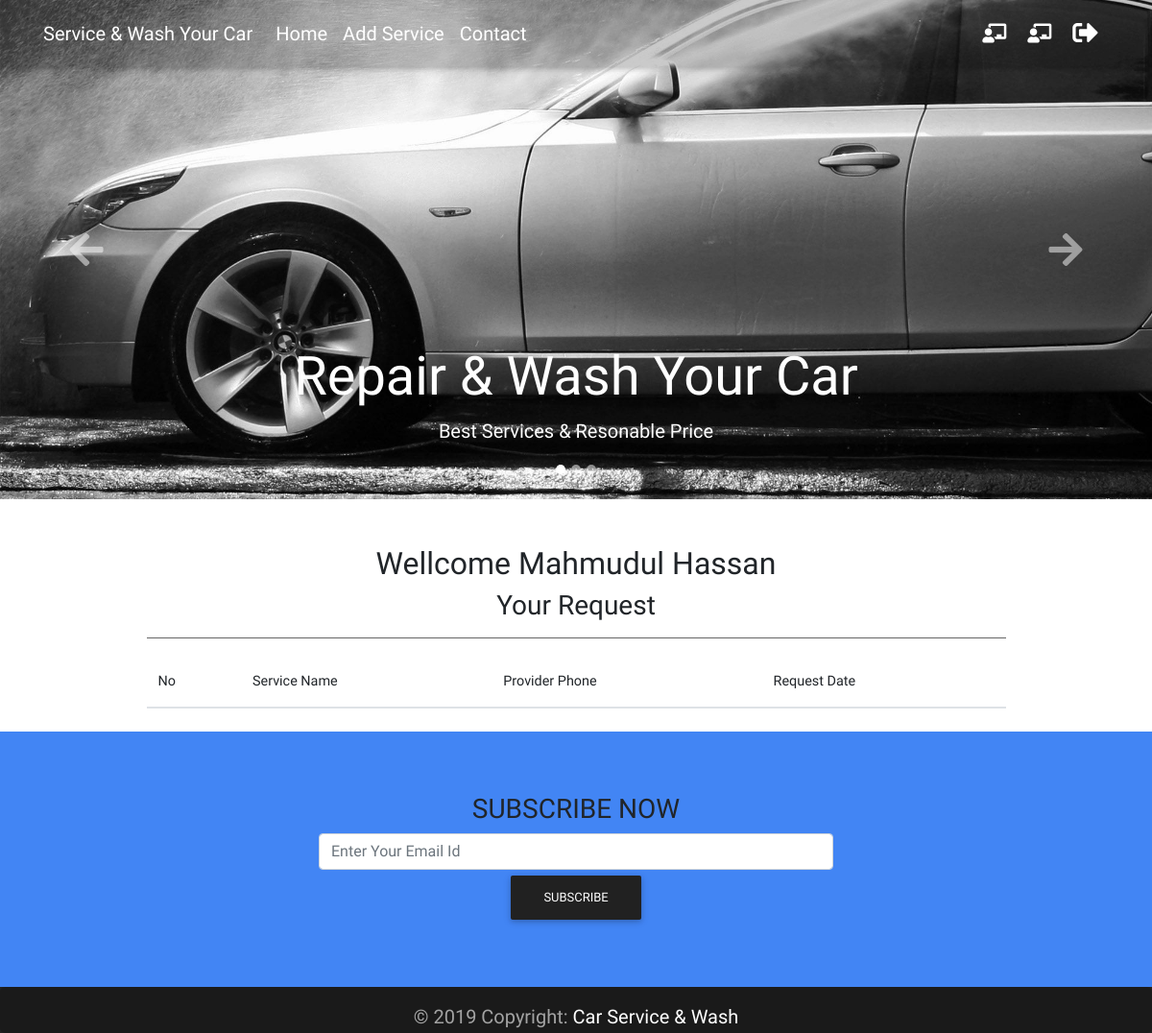
Before: /user_dashboard.php (signed in) with the older database file.
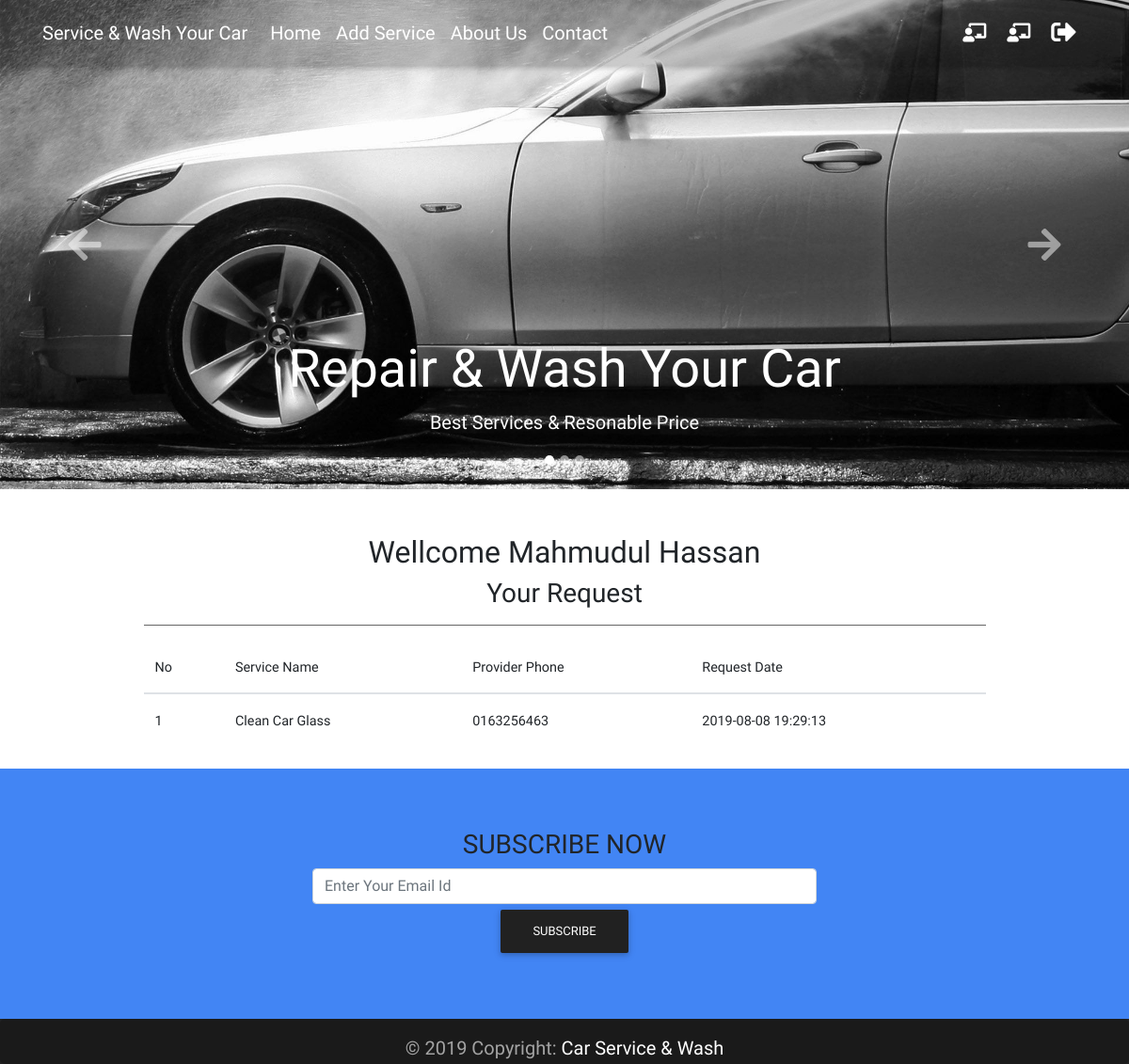
After: the same page with the newer database file.
### tables this page shows
CREATE TABLE `pages` (
  `id` int(10) UNSIGNED NOT NULL,
  `title` varchar(255) NOT NULL,
  `description` text NOT NULL
);

CREATE TABLE `requests` (
  `id` int(10) UNSIGNED NOT NULL,
  `provider_id` int(10) UNSIGNED NOT NULL,
  `service_id` int(10) UNSIGNED NOT NULL,
  `user_id` int(10) UNSIGNED NOT NULL,
  `date` timestamp NOT NULL DEFAULT CURRENT_TIMESTAMP
);

CREATE TABLE `services` (
  `id` int(11) UNSIGNED NOT NULL,
  `name` varchar(150) NOT NULL,
  `location` varchar(150) NOT NULL,
  `phone` varchar(15) NOT NULL,
  `category_id` int(10) UNSIGNED NOT NULL,
  `user_id` int(10) UNSIGNED NOT NULL,
  `description` text NOT NULL,
  `price` varchar(20) NOT NULL,
  `image` varchar(255) NOT NULL,
  `date` timestamp NOT NULL DEFAULT CURRENT_TIMESTAMP
);

### lib/Session.php (called while the page is built, shortened)
<?php
    class Session{
    public static function get($key){
    if (isset($_SESSION[$key])) {
            return $_SESSION[$key];
        } else {
            return false;
        }
    }
    }
    ?>

### classes/User.php (called while the page is built, shortened)
<?php
	$filepath=realpath(dirname(__FILE__));
	include_once ($filepath.'../../lib/Database.php') ;
?>
<?php
class User
{
	private $db;
	function __construct(){
		$this->db=new Database();
	}
	public function getUserIdAndUserType(){
		return array(Session::get('userId'),Session::get('userType'));
	}
	public function getUserCategoryName($userId,$userType){
		$query = "SELECT name FROM user_categories LEFT JOIN users ON users.id='$userId' WHERE user_categories.id='$userType'";
		$result = $this->db->select($query);
		if($result){
			while ($value = $result->fetch_assoc()) {
				return $value['name'];
			}
		}
	}
	public function checkNormalUser(){
		list($x,$y) = $this->getUserIdAndUserType();
		if ($this->getUserCategoryName($x,$y) === 'User') {
			return true;
		}
		return false;
	}
}
?>

### lib/Database.php (called while the page is built, shortened)
<?php
    Class Database{
     public $host   = DB_HOST;
     public $user   = DB_USER;
     public $pass   = DB_PASS;
     public $dbname = DB_NAME;
     public $link;
    private function connectDB(){
     $this->link = new mysqli($this->host, $this->user, $this->pass,
      $this->dbname);
     }
    public function select($query){
      $result = $this->link->query($query) or
       die($this->link->error.__LINE__);
      if($result->num_rows > 0){
        return $result;
      } else {
        return false;
      }
     }
    }

### inc/inc.php (called while the page is built, shortened)
<?php
include 'lib/Session.php' ;
	include 'lib/Database.php' ;
	$user = new User();
	$request = new Request();
	$page = new Page();
?>

### classes/Page.php (called while the page is built, shortened)
<?php
	$filepath=realpath(dirname(__FILE__));
	include_once ($filepath.'/../lib/Database.php');
?>
<?php
class Page
{
	private $db;
	function __construct(){
		$this->db=new Database();
	}
	public function getAllPage(){
		$query = "SELECT * FROM pages ORDER BY id DESC";
		$result = $this->db->select($query);
		return $result;
	}
}
?>

### classes/Request.php (called while the page is built, shortened)
<?php
	$filepath=realpath(dirname(__FILE__));
	include_once ($filepath.'/../lib/Database.php');
?>
<?php
class Request
{
	private $db;
    private $fm;
	function __construct(){
		$this->db=new Database();
	  	$this->fm=new Format();
	}
	public function getAllRequestForUser($id = null){
		if($id == null){
			$user_id = (Session::get('userId') !== false) ? Session::get('userId') : $id;
		}else{
			$user_id=$this->fm->validation($id);
       		$user_id=mysqli_real_escape_string($this->db->link,$user_id);
		}
		$query="SELECT requests.id as request_id,
				requests.date as request_date,
				users.full_name as user_name,
				users.email as email,
				users.phone as phone,
				users.id as user_id,
				services.name as service_name,
				services.phone as service_phone,
				services.id as service_id
				FROM requests
				INNER JOIN services
				on requests.service_id = services.id
				INNER JOIN users
				on requests.user_id = users.id
				WHERE requests.user_id = '$user_id'
				order by requests.id desc";
   		$result=$this->db->select($query);
   		return $result;
	}
}
?>

### user_dashboard.php (the view, shortened to what this page needs)
<?php include 'inc/header.php'; ?>
<?php include 'inc/top_nav.php'; ?>
<?php include 'inc/carousel.php'; ?>
<main>
	<div class="container">
		<div class="mt-5 wow fadeIn">
			<div class="col-md-10 mx-auto">
				<h2 class="text-center">Wellcome <?php echo Session::get('userName'); ?></h2>
				<h3 class="text-center">Your Request</h3>
				<hr class="hr-dark">
					<table class="table table-hover table-inverse">
						<thead>
							<tr>
								<th>No</th>
								<th>Service Name</th>
								<th>Provider Phone</th>
								<th>Request Date</th>
							</tr>
						</thead>
						<tbody>
							<?php
							$result = $request->getAllRequestForUser();
							$i = 0;
							if($result){
								while($value = $result->fetch_assoc()){
								$i++;
								?>
							<tr>
								<td><?php echo $i; ?></td>
								<td><?php echo $value['service_name']; ?></td>
								<td><?php echo $value['service_phone']; ?></td>
								<td><?php echo $value['request_date']; ?></td></td>
							</tr>
							<?php } } ?>
						</tbody>
					</table>
			</div>
		</div>
	</div>
</main>
<?php include 'inc/footer.php'; ?>

### inc/header.php (shortened to what this page needs)
<?php include 'inc.php'; ?>
<!DOCTYPE html>
<html lang="en">
<head>
	<link rel="stylesheet" href="assets/css/font.css">
	<link rel="stylesheet" href="assets/css/bootstrap.min.css">
	<link rel="stylesheet" href="assets/css/mdb.min.css">
	<link rel="stylesheet" href="assets/css/summernote.css">
	<link rel="stylesheet" href="assets/css/style.css">
</head>
<body>

### inc/top_nav.php (shortened to what this page needs)
<nav class="navbar fixed-top navbar-expand-lg navbar-dark  scrolling-navbar">
    <div class="container">
        <a class="navbar-brand" href="index.php">
        <strong>Service & Wash Your Car</strong>
        </a>
        <div class="collapse navbar-collapse" id="navbarSupportedContent">
            <ul class="navbar-nav mr-auto">
                <li class="nav-item">
                  <a class="nav-link" href="index.php">Home
                  </a>
                </li>
                <?php if (Session::get('userLogin') == true || isset($_COOKIE['user'])): ?>
                    <?php if ($user->checkNormalUser() === false): ?>
                        <li class="nav-item">
                          <a class="nav-link" href="<?php echo URLROOT ?>/add_service.php">Add Service</a>
                        </li>
                    <?php endif ?>
                <?php endif ?>
                <?php
                   $result=$page->getAllPage();
                   if($result){
                       while($value=$result->fetch_assoc()) {
                ?>
                <li class="nav-item">
                    <a class="nav-link" href="<?php echo URLROOT ?>/page.php?pageId=<?php echo $value['id']; ?>"><?php echo $value['title']; ?></a>
                </li>
                <?php } } ?>
                <li class="nav-item">
                  <a class="nav-link" href="contact.php">Contact
                  </a>
                </li>
            </ul>
            <ul class="navbar-nav nav-flex-icons">
                <?php if (Session::get('userLogin') == true || isset($_COOKIE['user'])): ?>
                    <?php if ($user->checkNormalUser() === false): ?>
                        <li class="nav-item">
                            <a href="<?php echo(URLROOT);?>/provider_dashboard.php" class="nav-link" title="Provider Dashboard">
                                <i class="fas fa-chalkboard-teacher"></i>
                            </a>
                        </li>
                     <?php endif ?>
                        <li class="nav-item">
                            <a href="<?php echo(URLROOT);?>/user_dashboard.php" class="nav-link" title="User Dashboard">
                                <i class="fas fa-chalkboard-teacher"></i>
                            </a>
                        </li>
                    <li class="nav-item">
                        <a href="<?php echo(URLROOT);?>/logout.php?action=logout" class="nav-link" title="logout">
                            <i class="fas fa-sign-out-alt fa-lg"></i>
                        </a>
                    </li>
                <?php endif ?>
            </ul>
        </div>
    </div>
</nav>

### inc/carousel.php (shortened to what this page needs)
<header>
  <div id="carouselExampleIndicators" class="carousel slide" data-ride="carousel">
    <ol class="carousel-indicators">
      <li data-target="#carouselExampleIndicators" data-slide-to="0" class="active"></li>
      <li data-target="#carouselExampleIndicators" data-slide-to="1"></li>
      <li data-target="#carouselExampleIndicators" data-slide-to="2"></li>
    </ol>
    <div class="carousel-inner" role="listbox">
      <div class="carousel-item active" style="background-image: url('assets/img/carosuel/car_wash1.jpg')">
        <div class="carousel-caption d-none d-md-block">
          <h3 class="display-4">Repair & Wash Your Car</h3>
          <p class="lead">Best Services & Resonable Price</p>
        </div>
      </div>
    </div>
    <a class="carousel-control-prev" href="#carouselExampleIndicators" role="button" data-slide="prev">
          <i class="fas fa-arrow-left fa-2x"></i>
        </a>
    <a class="carousel-control-next" href="#carouselExampleIndicators" role="button" data-slide="next">
          <i class="fas fa-arrow-right fa-2x"></i>
        </a>
  </div>
</header>

### inc/footer.php (shortened to what this page needs)
	<section class="bg-primary text-center p-5 mt-4">
		<div class="container p-3">
			<h3>SUBSCRIBE NOW</h3>
			<form action="#" method="POST">
				<input type="text" class="form-control w-50 align-content-center d-inline-flex" name="text" placeholder="Enter Your Email Id">
				<br>
				<button type="button" class="btn btn-dark" >Subscribe</button>
			</form>
		</div>
	</section>
		<footer class="page-footer font-small elegant-color-dark">
		  <div class="footer-copyright text-center py-3 form-control-lg">© <?php echo date("Y"); ?> Copyright:
		    <a href="index.php">Car Service & Wash</a>
		  </div>
		</footer>
	</body>
</html>

### assets/css/style.css (style rules this page uses)
body { font-family: 'Grenze', serif; font-size: 20px; }
.carousel-item { height: 65vh; min-height: 350px; background: no-repeat center center scroll; -webkit-background-size: cover; -moz-background-size: cover; -o-background-size: cover; background-size: cover; }
.navbar { background-color: rgba(0, 0, 0, 0.2); }

Changed rows visible on the page:
added pages: title "About Us"
added requests: service.name "Clean Car Glass", service.phone "0163256463", date "2019-08-08 19:29:13"
